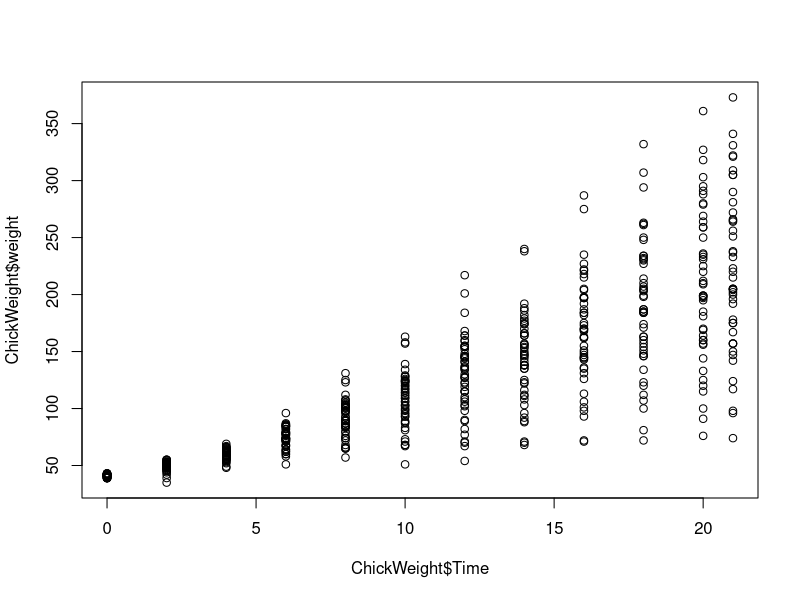
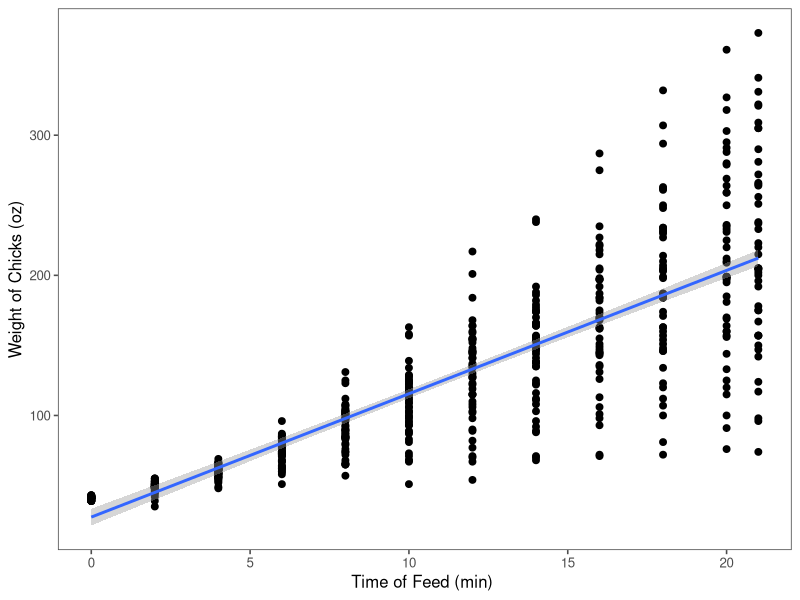

Write the R code that produced these figures, in order.
## ---- chunk 1
###Load Libraries 
library(ggplot2)
library(ggthemes)
library(dplyr)
library(tidyverse)

#Check and Load data
d <- ChickWeight
summary(ChickWeight) #gives me more relevant data for what I will plot + ANOVA analyses

#weight and time are both continuous so I think I have to do a linear regression model. ##Question: Is there a relationship between chick weight and time?

#remember, yVar~xVar
#Linear regression analysis
regModel <- lm(weight~Time, data=ChickWeight) 
summary(regModel)
summary(regModel)$"r.squared" #mean of coefficient
plot(ChickWeight$Time, ChickWeight$weight) #quick plot of what it could look like

#Making a scatterplot with this data
regPlot <- ggplot(data=regModel, aes(x=Time, y=weight)) +
  geom_point(size=2) +
  stat_smooth(method=lm, se=0.99) #lets say we want to add a linear regression, se=standard error
regPlot + theme_few() + labs(x = "Time of Feed (min) ", y = "Weight of Chicks (oz)") 

